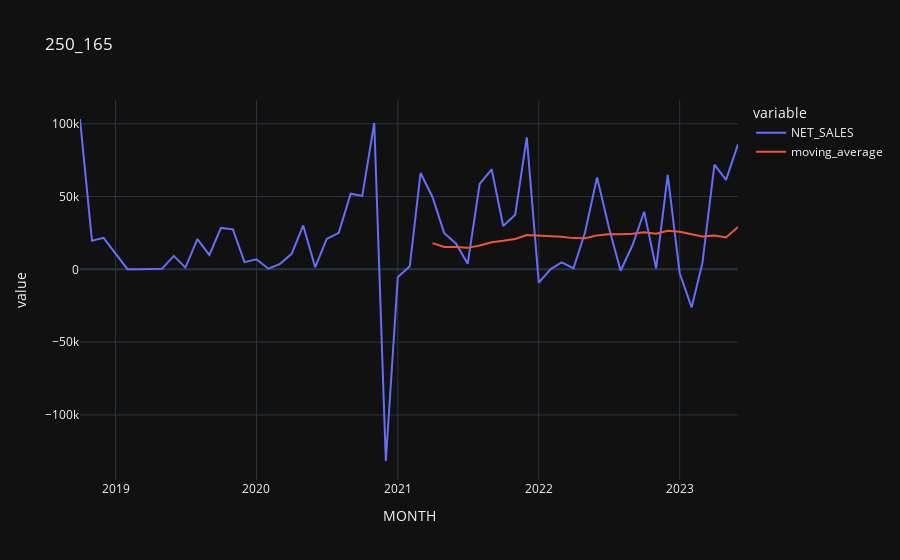

Source (notebook cell):
### Code cell
# plot multiple time series with moving avgs in a loop - just a test

for i in df_all['DEP_ENT'].unique():
    subset = df_all[df_all['DEP_ENT'] == i]
    subset['moving_average'] = subset['NET_SALES'].rolling(30).mean()
    fig = px.line(subset, x="MONTH", y=["NET_SALES","moving_average"], title = i, template = 'plotly_dark')
    
fig.show()
